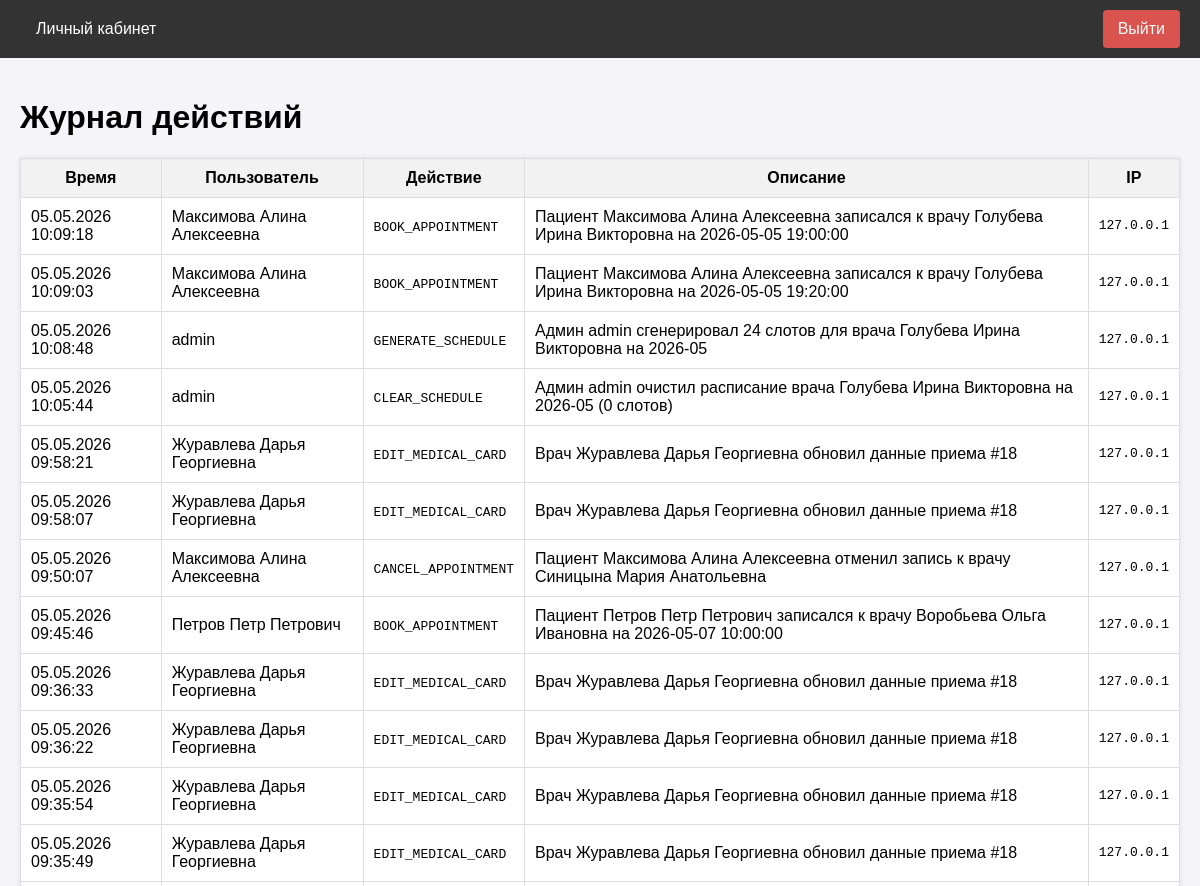
The page /admin/logs (signed in, upper part) on the database as committed earlier.
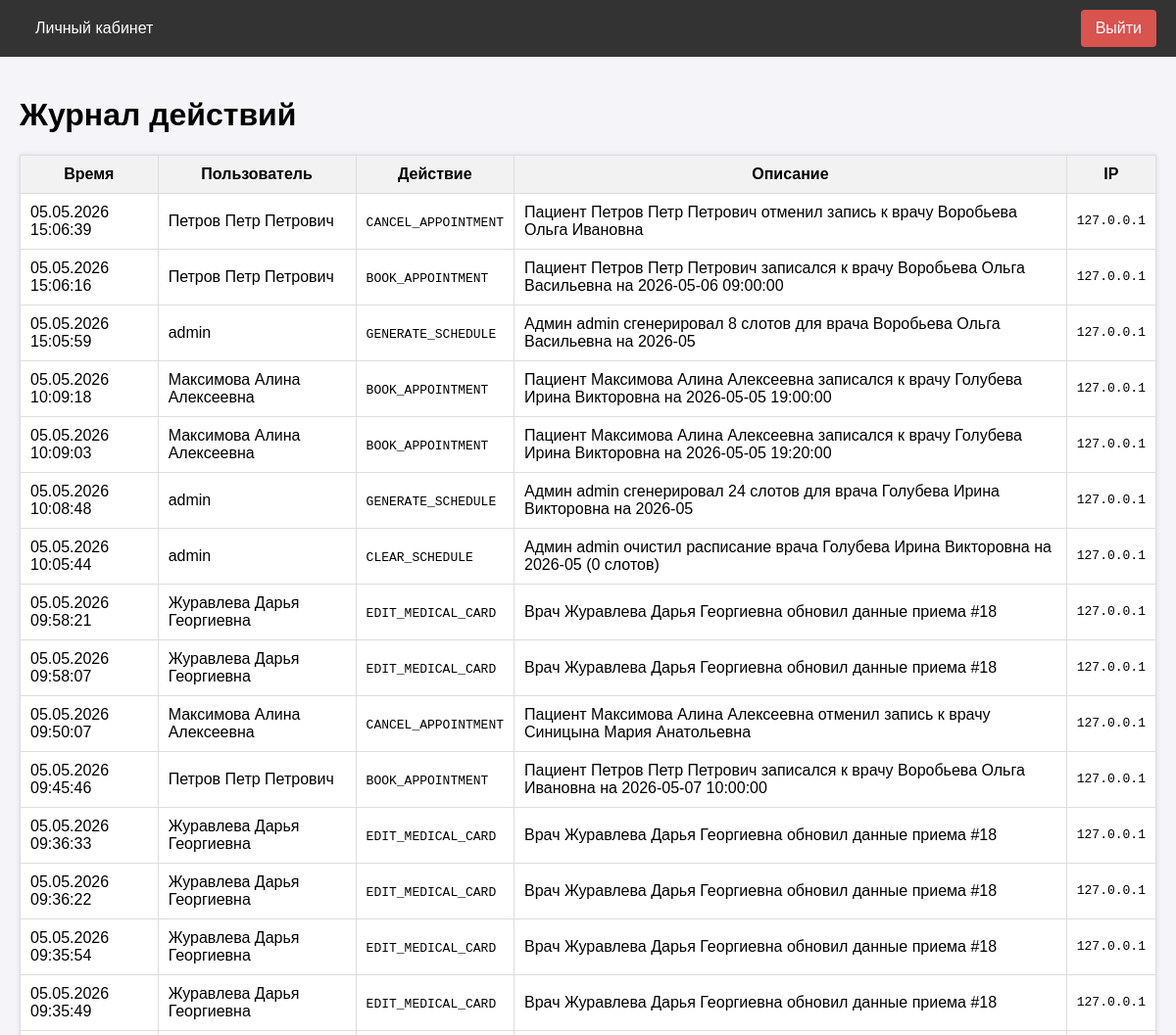
The same page on the database as committed later.
### app/models.py (models this page shows, shortened)
class ActionLog(db.Model):
    __tablename__ = 'action_logs'
    id = db.Column(db.Integer, primary_key=True)
    user_id = db.Column(db.Integer, db.ForeignKey('users.id'), nullable=True) # Может быть NULL для системных действий
    action_type = db.Column(db.String(50), nullable=False) # e.g., 'LOGIN', 'BOOK_APPOINTMENT', 'CANCEL_APPOINTMENT'
    description = db.Column(db.Text, nullable=False)
    timestamp = db.Column(db.DateTime, default=datetime.utcnow)
    ip_address = db.Column(db.String(45), nullable=True)

class User(UserMixin, db.Model):
    __tablename__ = 'users'
    id = db.Column(db.Integer, primary_key=True)
    username = db.Column(db.String(64), index=True, unique=True)
    email = db.Column(db.String(120), index=True, unique=True)
    phone = db.Column(db.String(20), index=True, unique=True)
    password_hash = db.Column(db.String(256))
    role = db.Column(db.String(20), index=True, default='patient')
    specialty = db.Column(db.String(100), nullable=True) # Для врача
    office_number = db.Column(db.String(10), nullable=True) # Для врача
    oms_number = db.Column(db.String(20), nullable=True) # Для пациента
    created_at = db.Column(db.DateTime, default=datetime.utcnow)
    appointments_as_patient = db.relationship('Appointment', foreign_keys='Appointment.patient_id', backref='patient', lazy='dynamic')
    appointments_as_doctor = db.relationship('Appointment', foreign_keys='Appointment.doctor_id', backref='doctor', lazy='dynamic')
    schedule_slots = db.relationship('ScheduleSlot', backref='doctor', lazy='dynamic')
    action_logs = db.relationship('ActionLog', backref='user', lazy='dynamic')

### app/admin/routes.py (the view)
@bp.route('/logs')
@login_required
@role_required('admin')
def view_logs():
    logs = ActionLog.query.order_by(ActionLog.timestamp.desc()).limit(100).all()
    return render_template('admin/logs.html', title='Журнал действий', logs=logs)

### app/models.py (called while the page is built)
@login_manager.user_loader
def load_user(user_id):
    return User.query.get(int(user_id))

### app/utils.py (called while the page is built)
def role_required(role):
    def decorator(f):
        @wraps(f)
        def decorated_function(*args, **kwargs):
            if not current_user.is_authenticated:
                return redirect(url_for('auth.login'))
            if current_user.role != role:
                flash('У вас нет доступа к этой странице.')
                return redirect(url_for('main.index'))
            return f(*args, **kwargs)
        return decorated_function
    return decorator

### app/templates/admin/logs.html
{% extends "base.html" %}
{% block content %}
<h1>Журнал действий</h1>
<table style="width:100%; border-collapse:collapse; background:white; box-shadow:0 0 5px rgba(0,0,0,0.1);">
    <tr style="background:#f2f2f2;">
        <th style="border:1px solid #ddd; padding:10px;">Время</th>
        <th style="border:1px solid #ddd; padding:10px;">Пользователь</th>
        <th style="border:1px solid #ddd; padding:10px;">Действие</th>
        <th style="border:1px solid #ddd; padding:10px;">Описание</th>
        <th style="border:1px solid #ddd; padding:10px;">IP</th>
    </tr>
    {% for log in logs %}
    <tr>
        <td style="border:1px solid #ddd; padding:10px;">{{ log.timestamp.strftime('%d.%m.%Y %H:%M:%S') }}</td>
        <td style="border:1px solid #ddd; padding:10px;">
            {% if log.user %}{{ log.user.username }}{% else %}Система{% endif %}
        </td>
        <td style="border:1px solid #ddd; padding:10px;"><code>{{ log.action_type }}</code></td>
        <td style="border:1px solid #ddd; padding:10px;">{{ log.description }}</td>
        <td style="border:1px solid #ddd; padding:10px; font-family:monospace;">{{ log.ip_address or '-' }}</td>
    </tr>
    {% else %}
    <tr><td colspan="5" style="border:1px solid #ddd; padding:10px; text-align:center;">Записей пока нет.</td></tr>
    {% endfor %}
</table>
{% endblock %}

Rows that differ between the two databases and show on the page:
added ActionLog: timestamp "05.05.2026 15:06:39", user.username "Петров Петр Петрович", action_type "CANCEL_APPOINTMENT", description "Пациент Петров Петр Петрович отменил запись к врачу Воробьева Ольга Ивановна", ip_address "127.0.0.1"
added ActionLog: timestamp "05.05.2026 15:06:16", user.username "Петров Петр Петрович", action_type "BOOK_APPOINTMENT", description "Пациент Петров Петр Петрович записался к врачу Воробьева Ольга Васильевна на 2026-05-06 09:00:00", ip_address "127.0.0.1"
added ActionLog: timestamp "05.05.2026 15:05:59", user.username "admin", action_type "GENERATE_SCHEDULE", description "Админ admin сгенерировал 8 слотов для врача Воробьева Ольга Васильевна на 2026-05", ip_address "127.0.0.1"
